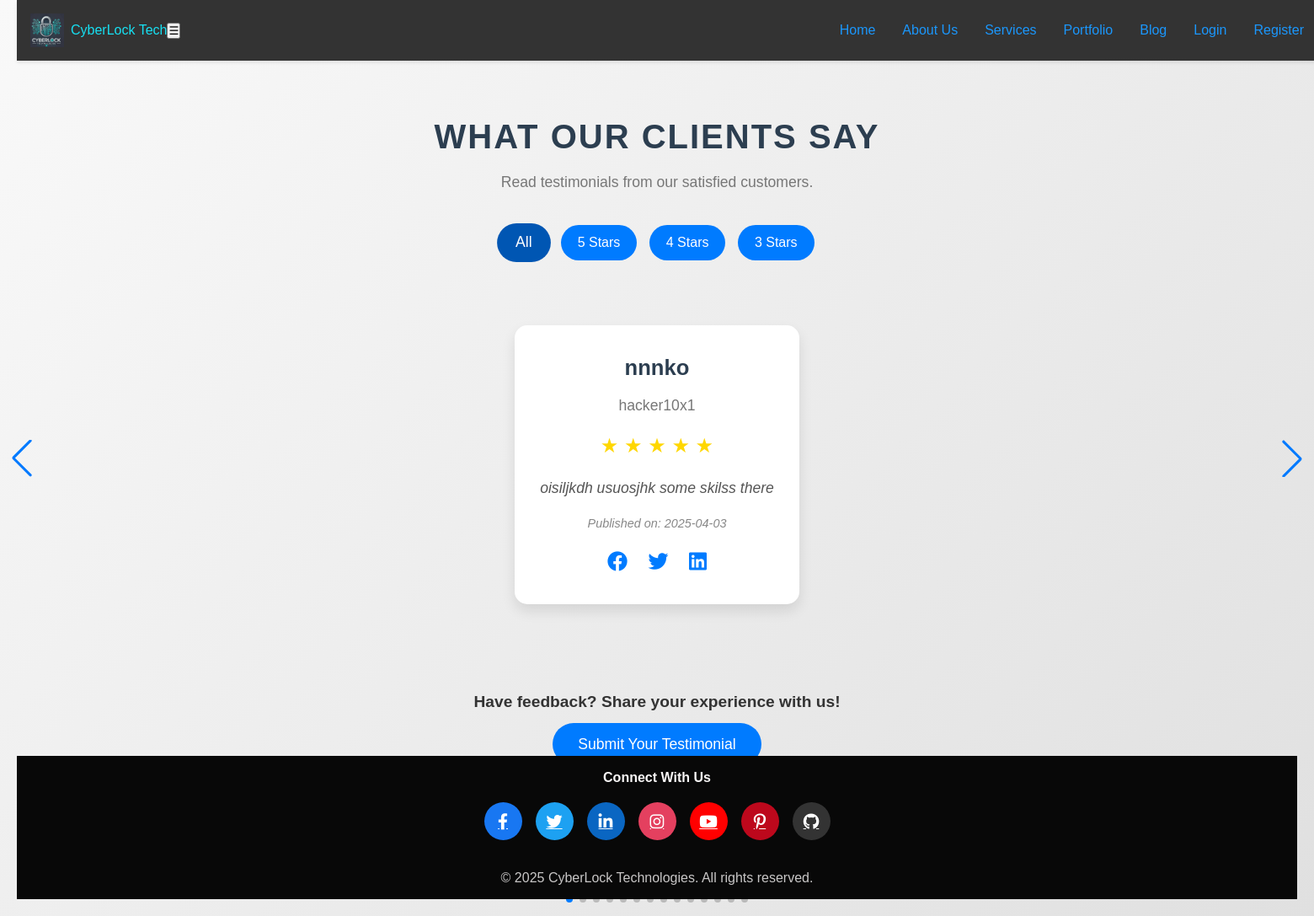
Page /testimonials/ on the committed database.
### coreapp/models.py (models this page shows, shortened)
class Testimonial(models.Model):
    name = models.CharField(max_length=100)
    company = models.CharField(max_length=100, blank=True)
    feedback = models.TextField()
    rating = models.PositiveIntegerField()  # Rating from 1 to 5
    profile_picture = models.ImageField(upload_to='testimonial_pictures/', blank=True)
    published_date = models.DateField(auto_now_add=True)
    class Meta:
        ordering = ['-published_date']
        verbose_name = "Testimonial"
        verbose_name_plural = "Testimonials"

### coreapp/views.py (the view)
# urls.py: path('testimonials/', views.testimonial_list, name='testimonial_list'),
def testimonial_list(request):
    testimonials = Testimonial.objects.all()
    return render(request, 'testimonial_list.html', {'testimonials': testimonials})

### templates/testimonial_list.html (shortened to what this page needs)
{% extends "base.html" %}
{% load static %}
{% block content %}
<!DOCTYPE html>
<html lang="en">
<head>
    <link rel="stylesheet" href="https://cdnjs.cloudflare.com/ajax/libs/font-awesome/6.0.0/css/all.min.css">
    <link rel="stylesheet" href="https://unpkg.com/swiper/swiper-bundle.min.css">
    <link rel="stylesheet" href="{% static 'css/testimonials_list.css' %}">
</head>
<body>
    <header class="page-header">
        <h1>What Our Clients Say</h1>
        <p>Read testimonials from our satisfied customers.</p>
    </header>
    <div class="filters">
        <button class="filter-btn active" data-filter="all">All</button>
        <button class="filter-btn" data-filter="5">5 Stars</button>
        <button class="filter-btn" data-filter="4">4 Stars</button>
        <button class="filter-btn" data-filter="3">3 Stars</button>
    </div>
    <div class="swiper-container">
        <div class="swiper-wrapper">
            {% for testimonial in testimonials %}
            <div class="swiper-slide">
                <div class="testimonial" data-rating="{{ testimonial.rating }}">
                    <h3>{{ testimonial.name|safe }}</h3>
                    {% if testimonial.company %}
                    <p class="company">{{ testimonial.company|safe }}</p>
                    {% endif %}
                    <div class="rating">
                        {% for i in "12345" %}
                            {% if i|slice:":1" <= testimonial.rating|stringformat:"i" %}
                            ★
                            {% else %}
                            ☆
                            {% endif %}
                        {% endfor %}
                    </div>
                    <p class="feedback">{{ testimonial.feedback|safe }}</p>
                    <p class="published-date"><em>Published on: {{ testimonial.published_date|safe }}</em></p>
                    <div class="social-share">
                        <a href="#" aria-label="Share on Facebook"><i class="fab fa-facebook"></i></a>
                        <a href="#" aria-label="Share on Twitter"><i class="fab fa-twitter"></i></a>
                        <a href="#" aria-label="Share on LinkedIn"><i class="fab fa-linkedin"></i></a>
                    </div>
                </div>
            </div>
            {% empty %}
            <div class="swiper-slide">
                <p>No testimonials available.</p>
            </div>
            {% endfor %}
        </div>
        <div class="swiper-pagination"></div>
        <div class="swiper-button-next"></div>
        <div class="swiper-button-prev"></div>
    </div>
    <div class="cta-section">
        <p class="cta-text">Have feedback? Share your experience with us!</p>
        <a href="{% url 'submit_testimonial' %}" class="cta-btn">Submit Your Testimonial</a>
    </div>
</body>
</html>
{% endblock %}

### static/css/base.css (style rules this page uses)
:root { --primary-color: #1b97fc; --secondary-color: #91b2f8; --hover-bg-color: #555; --footer-bg: #333; --footer-text: #0f0f10; --spacing: 1rem; --border-radius: 5px; --font-family: 'Arial', sans-serif; }
* { box-sizing: border-box; padding: 0; margin: 0; }
body { display: flex; flex-direction: column; min-height: 100vh; font-family: var(--font-family); color: var(--secondary-color); background-color: #232946; background-size: cover; background-position: center; background-attachment: fixed; background-repeat: no-repeat; }

### static/css/testimonials_list.css (style rules this page uses)
body { font-family: 'Arial', sans-serif; background: linear-gradient(135deg, #f9f9f9, #e0e0e0); color: #333; line-height: 1.6; padding: 20px; margin: 0; transition: background 0.3s ease-in-out; }
.page-header { text-align: center; margin-bottom: 2rem; padding-top: 50px; }
.page-header h1 { font-size: 2.5rem; color: #2c3e50; margin-bottom: 0.5rem; text-transform: uppercase; letter-spacing: 2px; transition: color 0.3s ease; }
.page-header p { font-size: 1.1rem; color: #777; font-weight: lighter; }
.filters { text-align: center; margin-bottom: 2rem; }
.filter-btn { background: #007bff; color: #fff; border: none; padding: 12px 20px; margin: 5px; border-radius: 25px; cursor: pointer; transition: background 0.3s ease, transform 0.3s ease; font-size: 1rem; }
.filter-btn.active { background: #0056b3; transform: scale(1.1); }
.swiper-container { width: 100%; padding: 40px 0; margin-top: 20px; }
.swiper-slide { display: flex; justify-content: center; align-items: center; animation: slideIn 0.5s ease-out; }
.testimonial { background: #fff; border-radius: 15px; padding: 30px; box-shadow: 0 8px 16px rgba(0, 0, 0, 0.1); transition: transform 0.3s ease, box-shadow 0.3s ease; text-align: center; max-width: 380px; margin: 0 auto; position: relative; }
.testimonial h3 { font-size: 1.6rem; color: #2c3e50; margin-bottom: 10px; font-weight: 600; }
.company { font-size: 1.1rem; color: #777; margin-bottom: 15px; }
.rating { color: #ffd700; font-size: 1.5rem; margin-bottom: 15px; }
.feedback { font-size: 1.1rem; color: #555; line-height: 1.8; margin-bottom: 15px; font-style: italic; }
.published-date { font-size: 0.9rem; color: #888; margin-top: 15px; font-weight: 300; }
.social-share { margin-top: 15px; }
.social-share a { color: #007bff; margin: 0 10px; font-size: 1.5rem; transition: color 0.3s ease; }
.cta-section { margin-top: 30px; text-align: center; }
.cta-text { font-size: 1.2rem; margin-bottom: 20px; font-weight: 600; }
.cta-btn { background: #007bff; color: #fff; padding: 15px 30px; border-radius: 50px; text-decoration: none; font-size: 1.1rem; transition: background 0.3s ease, transform 0.3s ease; }

### rows in the picture
Testimonial: name "nnnko", company "hacker10x1", rating 5 (drawn), feedback "oisiljkdh usuosjhk some skilss there", published_date "2025-04-03"
